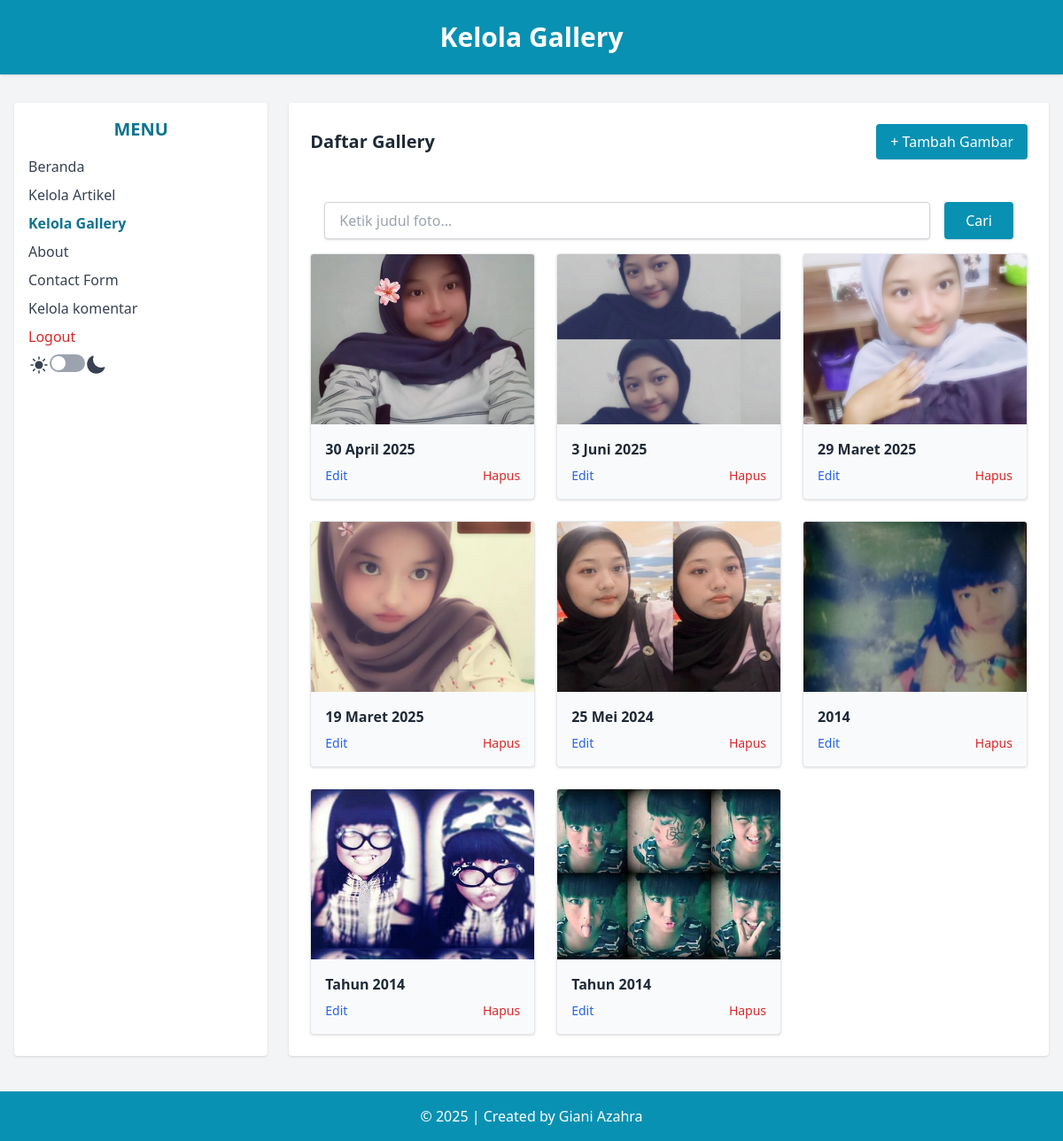
Screenshot of /admin/data_gallery.php (signed in) with the database file from the repository.
### tables this page shows
CREATE TABLE `tbl_gallery` (
  `id_gallery` int(5) NOT NULL,
  `judul` text NOT NULL,
  `foto` text NOT NULL
);

### admin/data_gallery.php (the view, shortened to what this page needs)
<?php
include('../koneksi.php');
?>
<!DOCTYPE html>
<html lang="en">
<head>
    <script src="https://cdn.tailwindcss.com"></script>
</head>
<body class="bg-gray-100 min-h-screen dark:bg-gray-900">
    <header class="bg-cyan-600 text-white text-center py-6 shadow">
        <h1 class="text-3xl font-bold">Kelola Gallery</h1>
    </header>
    <div class="flex max-w-7xl mx-auto mt-8 px-4">
        <aside class="w-1/4 bg-white rounded shadow p-4 dark:bg-gray-700">
            <h2 class="text-xl font-semibold text-cyan-700 mb-4 text-center dark:text-cyan-500">MENU</h2>
            <ul class="space-y-2 text-gray-700 dark:text-white">
                <li><a href="beranda_admin.php" class="block hover:text-cyan-600 dark:hover:text-cyan-300">Beranda</a>
                </li>
                <li><a href="data_artikel.php" class="block hover:text-cyan-600 dark:hover:text-cyan-300">Kelola
                        Artikel</a></li>
                <li><a href="data_gallery.php" class="block font-semibold text-cyan-700 dark:text-cyan-400">Kelola
                        Gallery</a></li>
                <li><a href="about.php" class="block hover:text-cyan-600 dark:hover:text-cyan-300">About</a></li>
                <li><a href="data_contactform.php" class="block hover:text-cyan-600 dark:hover:text-cyan-300">Contact
                        Form</a></li>
                <li><a href="data_komentar.php" class="block hover:text-cyan-600 dark:hover:text-cyan-300">Kelola
                        komentar</a></li>
                <li>
                    <a href="logout.php" onclick="return confirm('Apakah anda yakin
ingin keluar?');" class="block text-red-600 hover:underline font-medium dark:text-red-300">Logout</a>
                </li>
                <li class="ml-auto">
                    <div class="flex ">
                        <button id="dark-toggle" class="w-10 h-5 p-0.5 rounded-full bg-gray-400">
                            <div class="w-4 h-4 rounded-full bg-white transition-all dark:translate-x-5"></div>
                        </button>
                    </div>
                </li>
            </ul>
        </aside>
        <main class="w-3/4 bg-white rounded shadow p-6 ml-6 dark:bg-gray-700">
            <div class="flex justify-between items-center mb-4">
                <h2 class="text-xl font-bold text-gray-800 dark:text-white">Daftar Gallery</h2>
                <a href="add_gallery.php" class="bg-cyan-600 text-white px-4 py-2 rounded hover:bg-cyan-700
transition">+ Tambah Gambar</a>
            </div>
            <div class="pt-8 px-4 pb-4">
                <div class="max-w-4xl mx-auto w-full">
                    <form action="data_gallery.php" method="GET" class="w-full flex gap-4">
                        <input type="text" name="cari" placeholder="Ketik judul foto..."
                            class="flex-grow text-gray-900 bg-white border border-gray-300 rounded px-4 py-2 focus:outline-none focus:ring-2 focus:ring-cyan-500 shadow" />
                        <button type="submit"
                            class="bg-cyan-600 text-white px-6 py-2 rounded hover:bg-cyan-700 transition shadow">
                            Cari
                        </button>
                    </form>
                </div>
            </div>
            <div class="grid grid-cols-1 sm:grid-cols-2 md:grid-cols-3 gap-6">
                <?php
                if (isset($_GET['cari'])) {
                    $cari = $_GET['cari'];
                    $sql = "SELECT * FROM tbl_gallery WHERE judul LIKE '%$cari%'";
                } else {
                    $sql = "SELECT * FROM tbl_gallery ORDER BY id_gallery DESC";
                }
                $query = mysqli_query($db, $sql);
                while ($data = mysqli_fetch_array($query)) {
                    echo "<div class='bg-gray-50 border rounded shadow overflow-hidden dark:bg-gray-600 dark:border-gray-600'>";
                    echo "<img src='../images/{$data['foto']}' class='w-full h-48
object-cover'>";
                    echo "<div class='p-4'>";
                    echo "<p class='font-semibold text-gray-800 mb-2 dark:text-white'>" .
                        htmlspecialchars($data['judul']) . "</p>";
                    echo "<div class='flex justify-between text-sm'>";
                    echo "<a href='edit_gallery.php?id_gallery={$data['id_gallery']}'
class='text-blue-600 hover:underline dark:text-blue-300'>Edit</a>";
                    echo "<a
href='delete_gallery.php?id_gallery={$data['id_gallery']}' onclick='return
confirm(\"Yakin ingin menghapus?\")' class='text-red-600
hover:underline dark:text-red-300'>Hapus</a>";
                    echo "</div>";
                    echo "</div></div>";
                }
                ?>
            </div>
        </main>
    </div>
    <footer class="bg-cyan-600 text-white text-center py-4 mt-10">
        &copy; <?php echo date('Y'); ?> | Created by Giani Azahra
    </footer>
</body>
</html>

### rows the page displays
tbl_gallery: foto (picture), judul "30 April 2025"
tbl_gallery: foto (picture), judul "3 Juni 2025"
tbl_gallery: foto (picture), judul "29 Maret 2025"
tbl_gallery: foto (picture), judul "19 Maret 2025"
tbl_gallery: foto (picture), judul "25 Mei 2024"
tbl_gallery: foto (picture), judul "2014"
tbl_gallery: foto (picture), judul "Tahun 2014"
tbl_gallery: foto (picture), judul "Tahun 2014"
